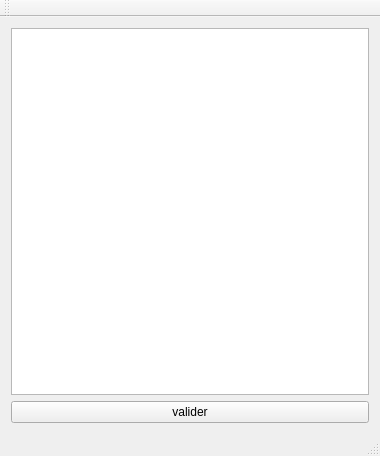
<?xml version="1.0" encoding="UTF-8"?>
<ui version="4.0">
 <class>MainWindow</class>
 <widget class="QMainWindow" name="MainWindow">
  <property name="geometry">
   <rect>
    <x>0</x>
    <y>0</y>
    <width>380</width>
    <height>456</height>
   </rect>
  </property>
  <property name="windowTitle">
   <string>MainWindow</string>
  </property>
  <widget class="QWidget" name="centralWidget">
   <layout class="QVBoxLayout" name="verticalLayout">
    <item>
     <widget class="QTextEdit" name="textEdit">
      <property name="minimumSize">
       <size>
        <width>256</width>
        <height>0</height>
       </size>
      </property>
     </widget>
    </item>
    <item>
     <widget class="QPushButton" name="valider">
      <property name="text">
       <string>valider</string>
      </property>
     </widget>
    </item>
   </layout>
  </widget>
  <widget class="QMenuBar" name="menuBar">
   <property name="geometry">
    <rect>
     <x>0</x>
     <y>0</y>
     <width>380</width>
     <height>20</height>
    </rect>
   </property>
  </widget>
  <widget class="QToolBar" name="mainToolBar">
   <attribute name="toolBarArea">
    <enum>TopToolBarArea</enum>
   </attribute>
   <attribute name="toolBarBreak">
    <bool>false</bool>
   </attribute>
  </widget>
  <widget class="QStatusBar" name="statusBar"/>
 </widget>
 <layoutdefault spacing="6" margin="11"/>
 <resources/>
 <connections/>
</ui>
